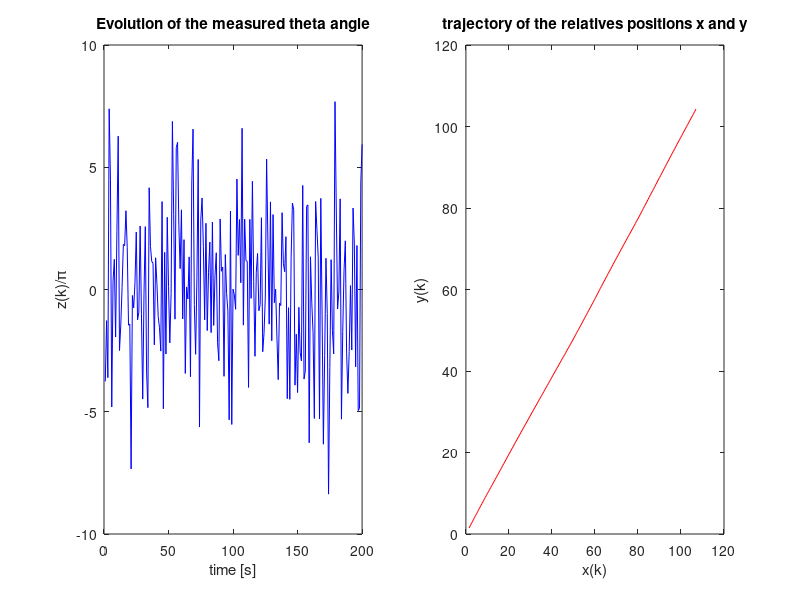

This figure's MATLAB source:
% time period
T = 0.5;
% initial vector
x0 = [1 1 1 1]';
% preallocating
X = zeros(4,200);
Z = zeros(1,200);
% construction of matrix F
F = eye(4,4);
F(1,3) = T;
F(2,4) = T;
% G
G = [T^2/2 0; 0 T^2/2; T 0; 0 T];
% sigma_a and sigma_theta
sigm_a = 0.01;
sigm_th = 10;
% v random gaussian noise of variance sigma^2_a*I and zero-mean (iid) 
% w random gaussian noise of variance sigma^2_theta and zero-mean
v = randn(2,200)*sigm_a;
w = randn(1,200)*sigm_th;
for k = 1:200
    eps = G*v(:,k);
    if k == 1
        X(:,k) = F*x0 + eps;
    else
        X(:,k) = F*X(:,k-1) + eps;
    end
    
    if X(1,k)>=0 && X(2,k)>=0
        Z(1,k) = atan(abs(X(1,k)/X(2,k)))+w(1,k);
    elseif X(1,k)>0 && X(2,k)<0
        Z(1,k) = pi - atan(abs(X(1,k)/X(2,k)))+w(1,k);
    elseif X(1,k)<0 && X(2,k)<0
        Z(1,k) = pi + atan(abs(X(1,k)/X(2,k)))+w(1,k);
    else
        Z(1,k) = 2*pi - atan(abs(X(1,k)/X(2,k)))+w(1,k);
    end
end

% representations
subplot(1,2,2)
plot(X(1,:),X(2,:),'r')
xlabel('x(k)');
ylabel('y(k)');
title('trajectory of the relatives positions x and y')

Zpi = Z.*(1/pi);
subplot(1,2,1)
plot(Zpi,'b')
xlabel('time [s]')
ylabel('z(k)/\pi')
title('Evolution of the measured theta angle')
